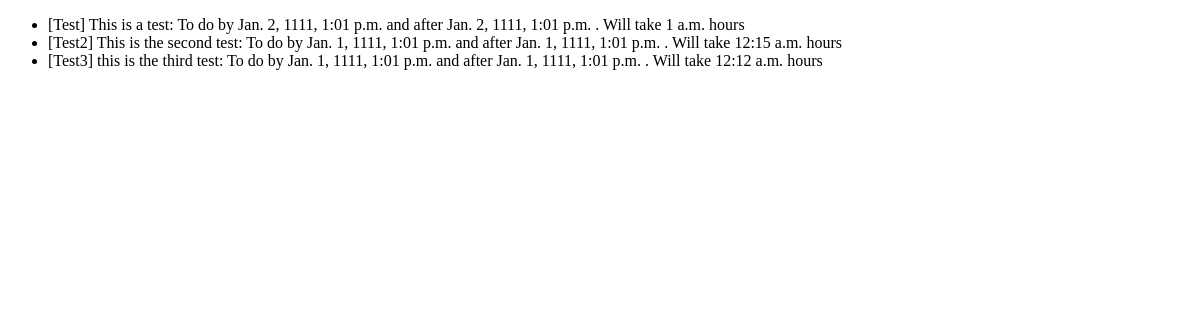
The page /calendarauto/Todo on the database as committed earlier.
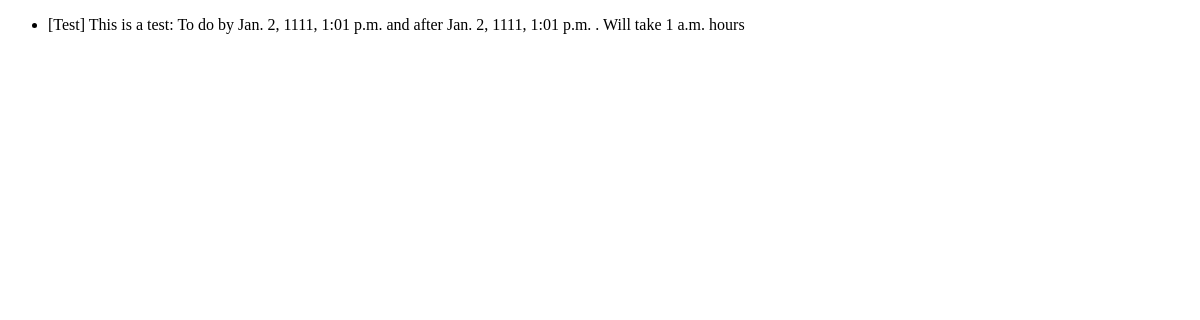
The same page on the database as committed later.
### calendarauto/models.py (models this page shows, shortened)
class GenericTask(models.Model):
    task_name = models.CharField(max_length=100, default = "None")
    task_description = models.CharField(max_length=300,default='None')
    deadline = models.DateTimeField('Deadline', null=True)
    do_after = models.DateTimeField('Do After', default=timezone.now, null=True) # Do the task by
    est_time_to_complete = models.TimeField("est. time to complete") # Est time to complete
    completed = models.BooleanField(default=False) # Whether the task is completed or not
    location = models.CharField(max_length = 300) # The location of the task
    scheduled = models.BooleanField(default=False) # Whether the task is scheduled or not
    time_created = models.DateTimeField("Time Created", default=timezone.now)
    class Meta:
        get_latest_by = 'time_created'

### calendarauto/views.py (the view)
# urls.py: path('Todo', views.TodoView.as_view(), name='todo'),
class TodoView(generic.ListView):
    template_name = 'calendarauto/todolist.html'
    context_object_name = 'task_list'
    def get_queryset(self):
        return GenericTask.objects.order_by('-deadline')

### calendarauto/templates/calendarauto/todolist.html (shortened to what this page needs)
<!DOCTYPE html>
<html onClick="changeURL(event)">
    <head>
    </head>
    <body>
    {% if task_list %}
        <ul>
        {% for task in task_list %}
            <li>[{{ task.task_name }}] {{ task.task_description }}: To do by {{ task.deadline }} and after {{ task.deadline }} . Will take {{ task.est_time_to_complete }} hours</li>
        {% endfor %}
        </ul>
    {% else %}
        <p>No tasks.</p>
    {% endif %}
    </body>
</html>

Rows that differ between the two databases and show on the page:
removed GenericTask: task_name "Test2", task_description "This is the second test", deadline "Jan. 1, 1111, 1:01 p.m.", est_time_to_complete "12:15 a.m."
removed GenericTask: task_name "Test3", task_description "this is the third test", deadline "Jan. 1, 1111, 1:01 p.m.", est_time_to_complete "12:12 a.m."
